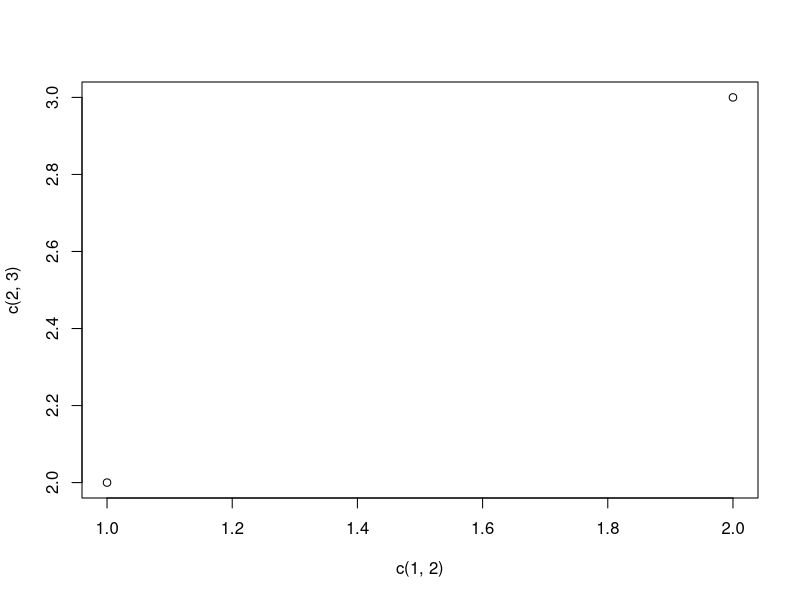

Reproduce this figure in R. (Note: this script raises an error after producing the figure.)
# Ceci est un commentaire

# Création de la variable prénom
prenom <- " Sysy"
prenom

prenom <- "Prince"
# Création de la variable age
age <- 23
age = 23
# Création d'un graphique 
plot(x = c(1,2), y=c(2,3))


install.packages("shiny")
# package graphique
install.packages("ggplot2")
#Chargement du package
library(ggplot2)
require(ggplot2)
ggplot(x,y)
# Aide sur les packages en R
?ggplot
help(ggplot)

# Exemple ggplot 

set.seed(1)

sample_df <- data.frame(
  group = factor(rep(letters[1:3], each = 10)),
  value = rnorm(30)
)

group_means_df <- setNames(
  aggregate(value ~ group, sample_df, mean),
  c("group", "group_mean")
)

# The following three code blocks create the same graphic, each using one
# of the three patterns specified above. In each graphic, the sample data
# are plotted in the first layer and the group means data frame is used to
# plot larger red points on top of the sample data in the second layer.

# Pattern 1
# Both the `data` and `mapping` arguments are passed into the `ggplot()`
# call. Those arguments are omitted in the first `geom_point()` layer
# because they get passed along from the `ggplot()` call. Note that the
# second `geom_point()` layer re-uses the `x = group` aesthetic through
# that mechanism but overrides the y-position aesthetic.
ggplot(data = sample_df, mapping = aes(x = group, y = value)) +
  geom_point() +
  geom_point(
    mapping = aes(y = group_mean), data = group_means_df,
    colour = 'red', size = 3
  )


# Les types de données en R

# vecteur Create
notes <- c(20, 19, 18, 17, 9, 8, 12)
# lire le premier élement Read
notes[1]

# Deuxième élément
notes[2]

# taille d'un vecteur
length(notes)
# Dernier élément du vecteur
notes[length(notes)]
notes[7]

# Mettre à jour le vecteur
notes[6] <- 14
notes


notes[5] <- 15
notes

notebis <- notes[-c(1,2,3)]
notebis


# Supprimer un élément dans un vecteur (Delete)
notes <- notes[-3]
notes
length(notes)


notes <- c(20, 19, 18, 17, 9, 8, 12)

# ajouter une nouvelle notes
notes <- c(notes, 19)
notes
# Nom des matières
nom_matiere <- c("R", "Python", "Algèbre", "Analyse","Algèbre", "Analyse")

# Type des noms de matière
str(nom_matiere)

nom_matiere_facteur <- factor(nom_matiere)
nom_matiere_facteur
levels(nom_matiere_facteur)

# Création des listes: Create

liste_etudiants <- list(Nom = "Warys", Age = 24, Note = notes)
# Type de données
str(liste_etudiants)
# Lire les éléments de la liste
liste_etudiants$Nom
liste_etudiants$Age
liste_etudiants$Note


# liste de liste 
liste_2 <- list(Nom = "Warys", Age = 24, Note = notes)
liste_3 <- list(temp = liste_etudiants, tempbis = liste_2)
liste_3$liste_1

liste_3 <- list(liste_etudiants, liste_2)
liste_3[["temp"]]

# Créer des matrice Create
test <-1:9
matrice_1 <- matrix(1:9, ncol = 3, nrow = 3)
matrice_1

# Read
# Première ligne première colonne
matrice_1[1,1]

# Deuxième ligne troisième colonne
matrice_1[2,3]

# Accéder à la ligne
matrice_1[1,]
# Accéder à la troisième colonne

matrice_1[,3]

# Modifier la première ligne
matrice_1[1,] <- c(20,30,40)
matrice_1

# Modifier la première colonne de la matrice
matrice_1[,1] <- c(20,30,40)
matrice_1

# Deux 
matrice_1[1:2,1:2]



#  Dataframe create
df <- data.frame(Noms=c("Diouf", "Sourou", "Georges"), Age = c(28, 30, 18))
df
# Visualiser le dataframe
View(df)

# Read 
df$Noms
df$Age
df[["Noms"]]
df[["Age"]]
df[[2]]

df[1:2,2]
# 3 première ligne et la première colonne
df[1:3, 1]

# Opération mathématique
moyenne <- mean(df$Age)
moyenne
maximum <- max(df$Age)
maximum

minimum <- min(df$Age)
minimum

variance <- var(df$Age)
variance

# Productivité vecteur
temp <- 1:10
temp

# Création des séquence
temp <- seq(1,10,1)
temp

# Repétition des éléments
temp_bis <- rep(5, 10)
temp_bis

temp_bis <- rep(c(1,4), 10)
temp_bis
